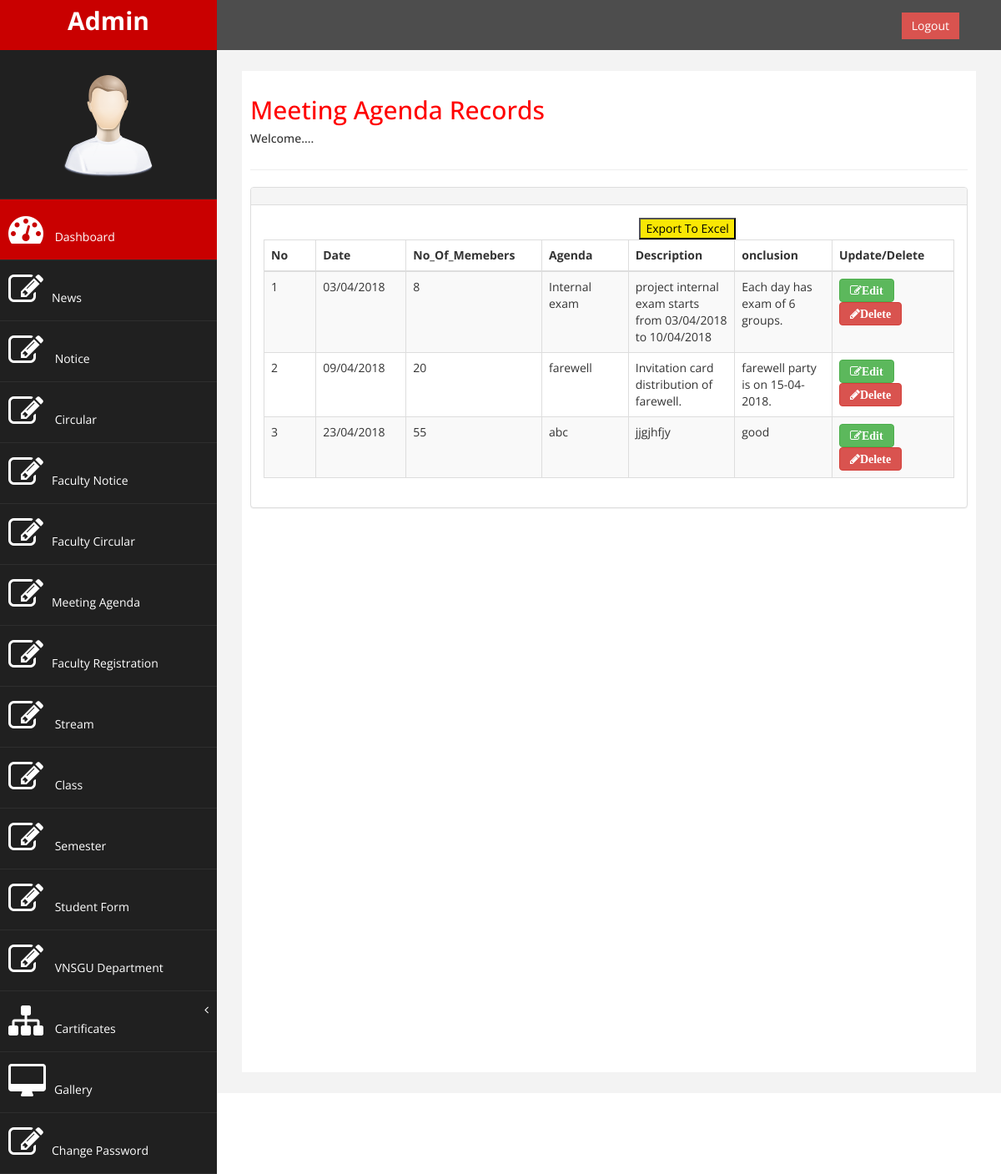
Screenshot of /admin/viewmeeting.php (signed in) with the database file from the repository.
### tables this page shows
CREATE TABLE `meeting` (
  `meeting_id` int(11) NOT NULL,
  `date` varchar(20) DEFAULT NULL,
  `members` int(11) DEFAULT NULL,
  `agenda` varchar(100) DEFAULT NULL,
  `description` varchar(200) DEFAULT NULL,
  `conclusion` varchar(500) DEFAULT NULL
);

### admin/viewmeeting.php (the view, shortened to what this page needs)
<?php
$servername = "localhost";
$username = "root";
$password = "";
$dbname = "oas";
$conn = new mysqli($servername, $username, $password, $dbname);
?>
<!DOCTYPE html PUBLIC "-//W3C//DTD XHTML 1.0 Transitional//EN" "http://www.w3.org/TR/xhtml1/DTD/xhtml1-transitional.dtd">
<html xmlns="http://www.w3.org/1999/xhtml">
<head>
</head>
<body>
<?php include 'header1.php';?>
<div id="page-wrapper" >
            <div id="page-inner">
                <div class="row">
                    <div class="col-md-12">
                     <h2>Meeting Agenda Records</h2>
                        <h5>Welcome.... </h5>
                    </div>
                </div>
                 <hr />
          <div class="row">
                <div class="col-md-12">
                    <div class="panel panel-default">
                        <div class="panel-heading">
                        </div>
                        <div class="panel-body">
                            <div class="table-responsive">
                                <div id="dataTables-example_wrapper" class="dataTables_wrapper form-inline" role="grid"><div class="row"><div class="col-sm-6"><div class="dataTables_length" id="dataTables-example_length"></div></div>&nbsp;&nbsp;&nbsp;&nbsp;&nbsp;&nbsp;&nbsp;&nbsp;&nbsp;&nbsp;</label><button style="background:#F9E704"><a href="exportmeeting.php"><font color="#000000">Export To Excel</font></a></button></div></div></div><table class="table table-striped table-bordered table-hover dataTable no-footer" id="dataTables-example" aria-describedby="dataTables-example_info">
                                    <thead>
                                        <tr role="row"><th class="sorting_asc" tabindex="0" aria-controls="dataTables-example" rowspan="1" colspan="1" aria-sort="ascending" aria-label="Rendering engine: activate to sort column ascending" style="width: 200px;">No</th><th class="sorting_asc" tabindex="0" aria-controls="dataTables-example" rowspan="1" colspan="1" aria-sort="ascending" aria-label="Rendering engine: activate to sort column ascending" style="width: 200px;">Date</th><th class="sorting" tabindex="0" aria-controls="dataTables-example" rowspan="1" colspan="1" aria-label="Browser: activate to sort column ascending" style="width: 292px;">No_Of_Memebers</th><th class="sorting" tabindex="0" aria-controls="dataTables-example" rowspan="1" colspan="1" aria-label="Browser: activate to sort column ascending" style="width: 292px;">Agenda</th><th class="sorting" tabindex="0" aria-controls="dataTables-example" rowspan="1" colspan="1" aria-label="Browser: activate to sort column ascending" style="width: 292px;">Description</th><th class="sorting" tabindex="0" aria-controls="dataTables-example" rowspan="1" colspan="1" aria-label="Browser: activate to sort column ascending" style="width: 292px;">onclusion</th><th class="sorting" tabindex="0" aria-controls="dataTables-example" rowspan="1" colspan="1" aria-label="Browser: activate to sort column ascending" style="width: 292px;">Update/Delete</th></tr>
                                    </thead>
                                    <tbody>
                                    <?php
									     $ret="select * from meeting";
$stmt = $conn->prepare($ret) ;
$stmt->execute() ;
$res=$stmt->get_result();
$cnt=1;
while($row=$res->fetch_object())
	  {
	  	?>
                                    <tr class="gradeA odd">
                                            <td class="sorting_1"><?php echo $cnt;;?></td>
                                            <td class=" "><?php echo $row->date;?></td>
                                            <td class=" "><?php echo $row->members;?></td>
                                            <td class=" "><?php echo $row->agenda;?></td>
                                            <td class=" "><?php echo $row->description;?></td>
                                            <td class=" "><?php echo $row->conclusion;?></td>
                                            <td><a href="updatemeeting.php?meeting_id=<?php echo $row->meeting_id;?>" class="btn btn-success fa fa-edit"><b>Edit</b></a>&nbsp;&nbsp;
<a href="viewmeeting.php?del=<?php echo $row->meeting_id;?>" class="btn btn-danger fa fa-pencil" onclick="return confirm('Do you want to delete');"><b>Delete</b></a></td>
                                        </tr>
                                        <?php $cnt=$cnt+1; }?>
                                        </tbody>
                                </table></div></div></div>
                            </div>
                        </div>
                    </div>
                </div>
<?php include 'footer1.php';?>
</body>
</html>

### admin/assets/css/custom.css (style rules this page uses)
body { font-family: 'Open Sans', sans-serif; }
#page-wrapper { padding: 15px 15px; min-height: 600px; background:#F3F3F3; }
#page-inner { width:100%; margin:10px 20px 10px 0px; background-color:#fff!important; padding:10px; min-height:1200px; }
h2 { color: #f00; }
@media (min-width:768px) { #page-wrapper { margin: 0 0 0 260px; padding: 15px 30px; min-height: 1200px; } }

### rows the page displays
meeting: date "03/04/2018", members "8", agenda "Internal exam", description "project internal exam starts from 03/04/2018 to 10/04/2018", conclusion "Each day has exam of 6 groups."
meeting: date "09/04/2018", members "20", agenda "farewell", description "Invitation card distribution of farewell.", conclusion "farewell party is on 15-04-2018."
meeting: date "23/04/2018", members "55", agenda "abc", description "jjgjhfjy", conclusion "good"
